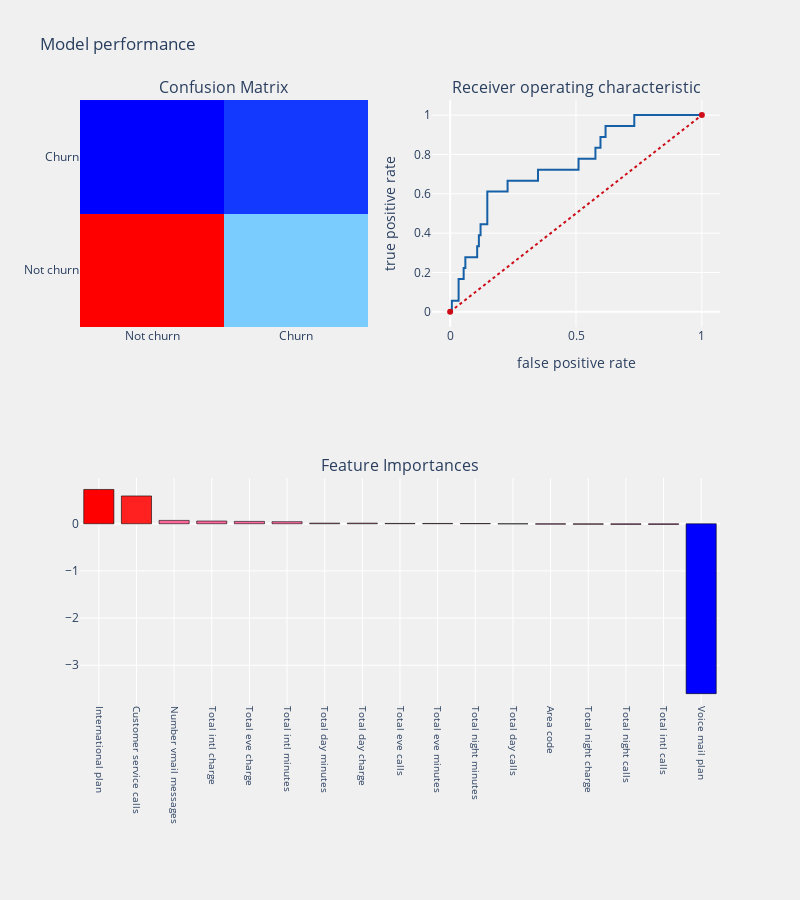

The notebook cell saved with this chart:
### Markdown cell above
### SMOTE

### Code cell
from imblearn.over_sampling import SMOTE


smote_X = df[cols]
smote_Y = df[target_col]

#Split train and test data
smote_train_X,smote_test_X,smote_train_Y,smote_test_Y = train_test_split(smote_X,smote_Y,
                                                                         test_size = .25 ,
                                                                         random_state = 111)

#oversampling minority class using smote
os = SMOTE(random_state = 0)
os_smote_X,os_smote_Y = os.fit_sample(smote_train_X,smote_train_Y)
os_smote_X = pd.DataFrame(data = os_smote_X,columns=cols)
os_smote_Y = pd.DataFrame(data = os_smote_Y,columns=target_col)
###



logit_smote = LogisticRegression(C=1.0, class_weight=None, dual=False, fit_intercept=True,
          intercept_scaling=1, max_iter=100, multi_class='ovr', n_jobs=1,
          penalty='l2', random_state=None, solver='liblinear', tol=0.0001,
          verbose=0, warm_start=False)

telecom_churn_prediction(logit_smote,os_smote_X,test_X,os_smote_Y,test_Y,
                         cols,"coefficients",threshold_plot = True)

### Figure 1 — Plotly figure (JSON) as saved in the notebook; plotly's stock layout.template omitted (floating-point values rounded to 4 significant figures)
{"data": [{"colorscale": [[0, "rgb(0,0,255)"], [0.1, "rgb(51,153,255)"], [0.2, "rgb(102,204,255)"], [0.3, "rgb(153,204,255)"], [0.4, "rgb(204,204,255)"], [0.5, "rgb(255,255,255)"], [0.6, "rgb(255,204,255)"], [0.7, "rgb(255,153,255)"], [0.8, "rgb(255,102,204)"], [0.9, "rgb(255,102,102)"], [1, "rgb(255,0,0)"]], "name": "matrix", "showscale": false, "type": "heatmap", "x": ["Not churn", "Churn"], "xaxis": "x", "y": ["Not churn", "Churn"], "yaxis": "y", "z": [[116, 33], [7, 11]]}, {"line": {"color": "rgb(22, 96, 167)", "width": 2}, "name": "Roc : 0.6948173005219985", "type": "scatter", "x": [0, 0.006711, 0.006711, 0.03356, 0.03356, 0.05369, 0.05369, 0.0604, 0.0604, 0.1074, 0.1074, 0.1141, 0.1141, 0.1208, 0.1208, 0.1477, 0.1477, 0.2282, 0.2282, 0.349, 0.349, 0.5101, 0.5101, 0.5772, 0.5772, 0.5973, 0.5973, 0.6174, 0.6174, 0.7315, 0.7315, 1], "xaxis": "x2", "y": [0, 0, 0.05556, 0.05556, 0.1667, 0.1667, 0.2222, 0.2222, 0.2778, 0.2778, 0.3333, 0.3333, 0.3889, 0.3889, 0.4444, 0.4444, 0.6111, 0.6111, 0.6667, 0.6667, 0.7222, 0.7222, 0.7778, 0.7778, 0.8333, 0.8333, 0.8889, 0.8889, 0.9444, 0.9444, 1, 1], "yaxis": "y2"}, {"line": {"color": "rgb(205, 12, 24)", "dash": "dot", "width": 2}, "type": "scatter", "x": [0, 1], "xaxis": "x2", "y": [0, 1], "yaxis": "y2"}, {"marker": {"color": [0.7269, 0.5895, 0.07118, 0.05743, 0.05001, 0.04409, 0.01321, 0.0132, 0.00724, 0.006371, 0.004912, -0.002097, -0.008549, -0.012, -0.01378, -0.01454, -3.602], "colorscale": [[0, "rgb(0,0,255)"], [0.1, "rgb(51,153,255)"], [0.2, "rgb(102,204,255)"], [0.3, "rgb(153,204,255)"], [0.4, "rgb(204,204,255)"], [0.5, "rgb(255,255,255)"], [0.6, "rgb(255,204,255)"], [0.7, "rgb(255,153,255)"], [0.8, "rgb(255,102,204)"], [0.9, "rgb(255,102,102)"], [1, "rgb(255,0,0)"]], "line": {"color": "black", "width": 0.6}}, "name": "coefficients", "type": "bar", "x": ["International plan", "Customer service calls", "Number vmail messages", "Total intl charge", "Total eve charge", "Total intl minutes", "Total day minutes", "Total day charge", "Total eve calls", "Total eve minutes", "Total night minutes", "Total day calls", "Area code", "Total night charge", "Total night calls", "Total intl calls", "Voice mail plan"], "xaxis": "x3", "y": [0.7269, 0.5895, 0.07118, 0.05743, 0.05001, 0.04409, 0.01321, 0.0132, 0.00724, 0.006371, 0.004912, -0.002097, -0.008549, -0.012, -0.01378, -0.01454, -3.602], "yaxis": "y3"}], "layout": {"annotations": [{"font": {"size": 16}, "showarrow": false, "text": "Confusion Matrix", "x": 0.225, "xanchor": "center", "xref": "paper", "y": 1, "yanchor": "bottom", "yref": "paper"}, {"font": {"size": 16}, "showarrow": false, "text": "Receiver operating characteristic", "x": 0.775, "xanchor": "center", "xref": "paper", "y": 1, "yanchor": "bottom", "yref": "paper"}, {"font": {"size": 16}, "showarrow": false, "text": "Feature Importances", "x": 0.5, "xanchor": "center", "xref": "paper", "y": 0.375, "yanchor": "bottom", "yref": "paper"}], "autosize": false, "height": 900, "margin": {"b": 195}, "paper_bgcolor": "rgba(240,240,240, 0.95)", "plot_bgcolor": "rgba(240,240,240, 0.95)", "showlegend": false, "title": {"text": "Model performance"}, "width": 800, "xaxis": {"anchor": "y", "domain": [0, 0.45], "type": "category", "range": [-0.5, 1.5], "autorange": true}, "xaxis2": {"anchor": "y2", "domain": [0.55, 1], "title": {"text": "false positive rate"}, "type": "linear", "range": [-0.07211, 1.072], "autorange": true}, "xaxis3": {"anchor": "y3", "domain": [0, 1], "showgrid": true, "tickangle": 90, "tickfont": {"size": 10}, "type": "category", "range": [-0.5, 16.5], "autorange": true}, "yaxis": {"anchor": "x", "domain": [0.625, 1], "type": "category", "range": [-0.5, 1.5], "autorange": true}, "yaxis2": {"anchor": "x2", "domain": [0.625, 1], "title": {"text": "true positive rate"}, "type": "linear", "range": [-0.07674, 1.077], "autorange": true}, "yaxis3": {"anchor": "x3", "domain": [0, 0.375], "type": "linear", "range": [-3.843, 0.9674], "autorange": true}}}
